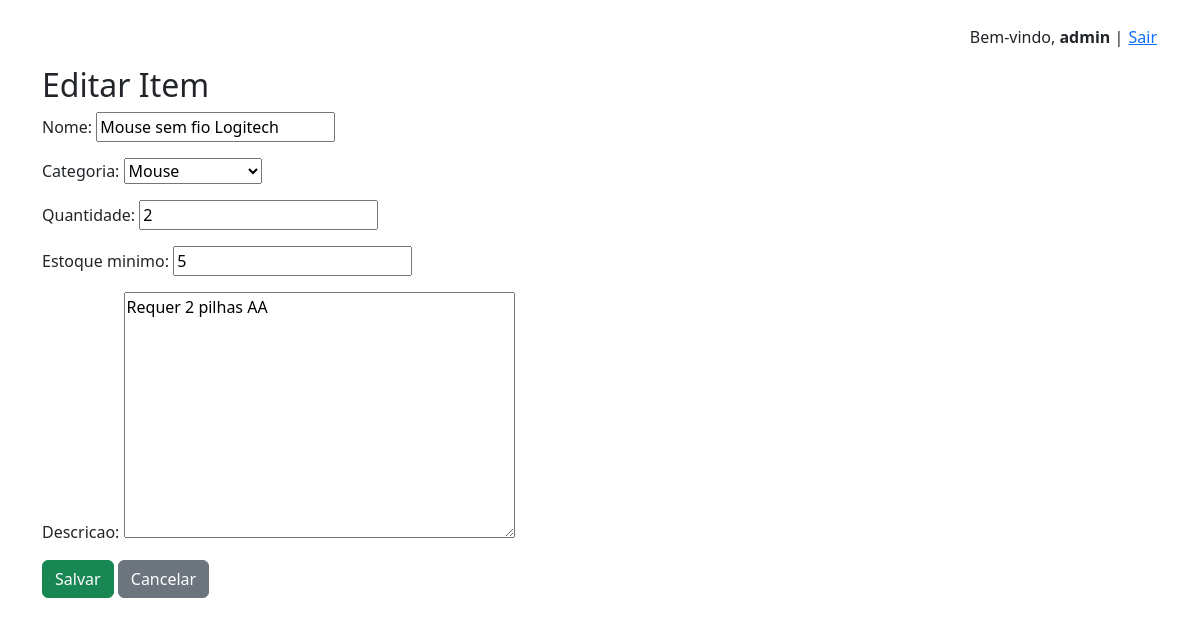
The app's page /item/1/editar/ (signed in) with its own data.
### inventario/models.py (models this page shows, shortened)
class Item(models.Model):   # Representa um item do estoque
    nome = models.CharField(max_length=100)
    categoria = models.ForeignKey(Categoria, on_delete=models.CASCADE)  # Cada item pertence a uma categoria
    quantidade = models.PositiveIntegerField(default=0)  # Quantidade atual no estoque
    estoque_minimo = models.PositiveIntegerField(default=1)  # Quantidade mínima desejada (para alertas)
    descricao = models.TextField(blank=True)  # Campo opcional para observações
    class Meta:
        unique_together = ('nome', 'categoria')  # Impede que exista mais de um item com o mesmo nome e categoria

class Categoria(models.Model):  # Categoria serve para agrupar os itens (ex: Teclado, Mouse, Toner)
    nome = models.CharField(max_length=100)
    def __str__(self):
        return self.nome  # Mostra o nome da categoria no admin e nos templates

### inventario/views.py (the view)
# urls.py: path('item/<int:pk>/editar/', views.editar_item, name='editar_item'),
@login_required
@user_passes_test(is_admin)
def editar_item(request, pk):  # Tela para editar um item já existente (admin)
    item = get_object_or_404(Item, pk=pk)
    if request.method == 'POST':
        form = ItemForm(request.POST, instance=item)
        if form.is_valid():
            form.save()
            return redirect('dashboard')
    else:
        form = ItemForm(instance=item)
    return render(request, 'inventario/form_item.html', {'form': form})

### inventario/forms.py (shortened to what this page needs)
class ItemForm(forms.ModelForm):  # Formulário para cadastrar ou editar um item do estoque
    class Meta:
        model = Item
        fields = ['nome', 'categoria', 'quantidade', 'estoque_minimo', 'descricao']

### inventario/views.py (called while the page is built)
def is_admin(user):  # View auxiliar para verificar se o usuário está no grupo "admin"
    return user.groups.filter(name='admin').exists()

### inventario/templates/inventario/form_item.html (shortened to what this page needs)
{% extends 'inventario/base.html' %}
{% block content %}
<h2>{% if form.instance.pk %}Editar{% else %}Cadastrar{% endif %} Item</h2>
<form method="post" class="mb-3">
    {{ form.as_p }}
    <button type="submit" class="btn btn-success">Salvar</button>
    <a href="{% url 'dashboard' %}" class="btn btn-secondary">Cancelar</a>
</form>
{% endblock %}

### inventario/templates/inventario/base.html (shortened to what this page needs)
<!DOCTYPE html>
<html lang="pt-br">
<head>
    <link href="https://cdn.jsdelivr.net/npm/bootstrap@5.3.3/dist/css/bootstrap.min.css" rel="stylesheet">
</head>
<body>
    <div class="container py-4">
        {% if user.is_authenticated %}
            <div class="mb-3 text-end">
                Bem-vindo, <strong>{{ user.username }}</strong> |
                <form method="post" action="{% url 'logout' %}" style="display:inline;">
    <button type="submit" class="btn btn-link p-0 m-0 align-baseline">Sair</button>
</form>
            </div>
        {% else %}
            <div class="mb-3 text-end">
                <a href="{% url 'login' %}">Login</a> |
                <a href="{% url 'register' %}">Cadastrar</a>
            </div>
        {% endif %}
        {% block content %}{% endblock %}
    </div>
</body>
</html>

### records on screen
Item: nome "Mouse sem fio Logitech", categoria "Mouse", quantidade "2", estoque_minimo "5", descricao "Requer 2 pilhas AA"

### other values on screen
{{ user.username }} "admin"
